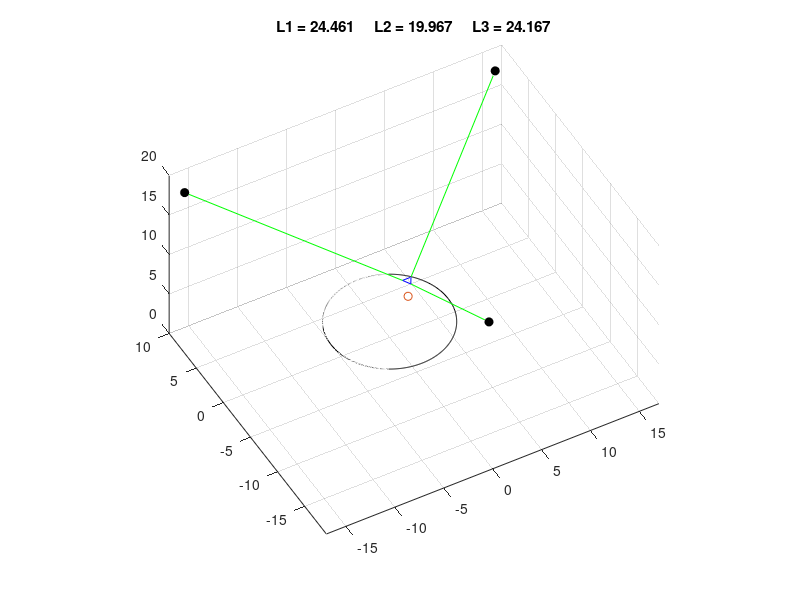

Write the MATLAB code that produced this figure. (Note: this script raises an error after producing the figure.)
clearvars; close all; clc; % all units in inches
%% INPUTS
mount_radius = 0.5;
mount_height = 2;

post_height = 18;
post_radius = 18+1/3;

dish_radius = 6;
dish_height = 2;

%% LOCATIONS [x, y, z]

% relative hole location for cable attachments
h1 = [0, -mount_radius, mount_height];
h2 = [mount_radius*sind(60), mount_radius*cosd(60), mount_height];
h3 = [-mount_radius*sind(60), mount_radius*cosd(60), mount_height];
holes = [h1; h2; h3; h1];
clear h1 h2 h3

% post positions
p1 = [0, -post_radius, post_height];
p2 = [post_radius*sind(60), post_radius*cosd(60), post_height];
p3 = [-post_radius*sind(60), post_radius*cosd(60), post_height];
posts = [p1; p2; p3];
clear p1 p2 p3

% dish
x = linspace(-dish_radius, dish_radius, 300);
y1 = sqrt(dish_radius^2 - x.^2);
y2 = -y1;
x = [x fliplr(x) x(1)];
y = [y1 fliplr(y2) y1(1)];
z = repmat(dish_height, size(x));
dish = [x' y' z'];
clear x y1 y2 y z

%% PATH
r = 3;
theta = 180:10:360;
xs = r*cosd(theta);
ys = r*sind(theta) - 1;

r = 1;
theta = 0:20:360;
xe = r*cosd(theta);
ye = r*sind(theta);

x_path = [xs xe+2 xe-2];
y_path = [ys ye+2 ye+2];
%% PLOT
f = figure(1); hold on; grid on; axis equal; axis([-17 17 -19 10 0 20]);
set(gcf, 'Position',  [200, 150, 1000, 800])

scatter3(posts(:,1),posts(:,2), posts(:,3),'MarkerFaceColor','k','MarkerEdgeColor','k');
% plot3([posts(:,1); posts(1,1)], [posts(:,2); posts(1,2)], [posts(:,3); posts(1,3)],'r-');

plot3(dish(:,1),dish(:,2),dish(:,3),'k-');

view(-29,45)

handles = nan(1,4);
d = nan(1,3);
m = repmat(getframe,size(x_path));
for ii = 20%1:numel(x_path)
    x = x_path(ii);
    y = y_path(ii);
    z = 2;
    handles = nan(1,4);
    handles(1) = plot3(x+holes(:,1), y+holes(:,2), z+holes(:,3),'b-');
    scatter3(x,y,z,'r.');
    for jj = 1:3
        handles(jj+1) = plot3([posts(jj,1);x+holes(jj,1)], [posts(jj,2);y+holes(jj,2)], [posts(jj,3);z+holes(jj,3)], 'g-');
        d(jj) = sqrt((-posts(jj,1)+x+holes(jj,1))^2 + (-posts(jj,2)+y+holes(jj,2))^2 + (-posts(jj,3)+z+holes(jj,3))^2);
        fprintf('L%d - %0.3f\t\t',jj,d(jj));
    end
    fprintf('\n');
    pause(0.2);
    title(['L1 = ' num2str(d(1),'%2.3f') '     L2 = ' num2str(d(2),'%2.3f') '     L3 = ' num2str(d(3),'%2.3f')]);
    m(ii) = getframe(f);
    for jj = 1:4
        if ii ~= numel(x_path)
%             delete(handles(jj));
        end
    end
end

v = VideoWriter('kinematics.avi');
v.FrameRate = 10;
open(v);
writeVideo(v,m);
close(v);
